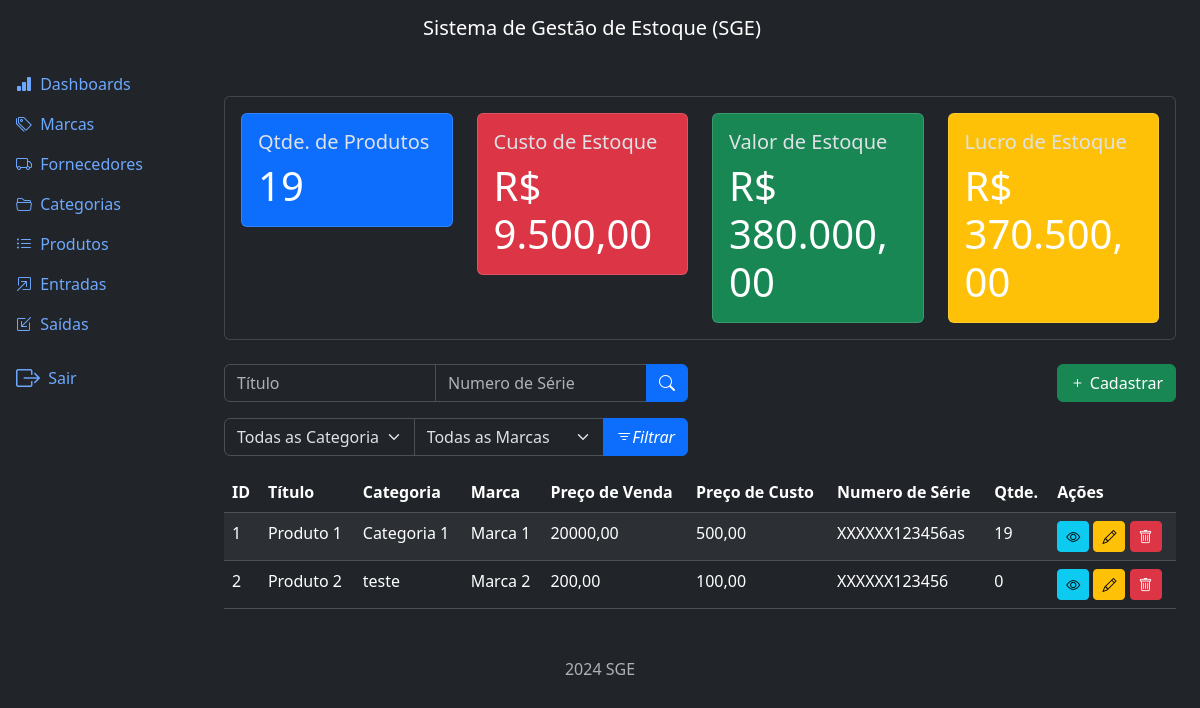
The app's page /products/list/ (signed in), older data.
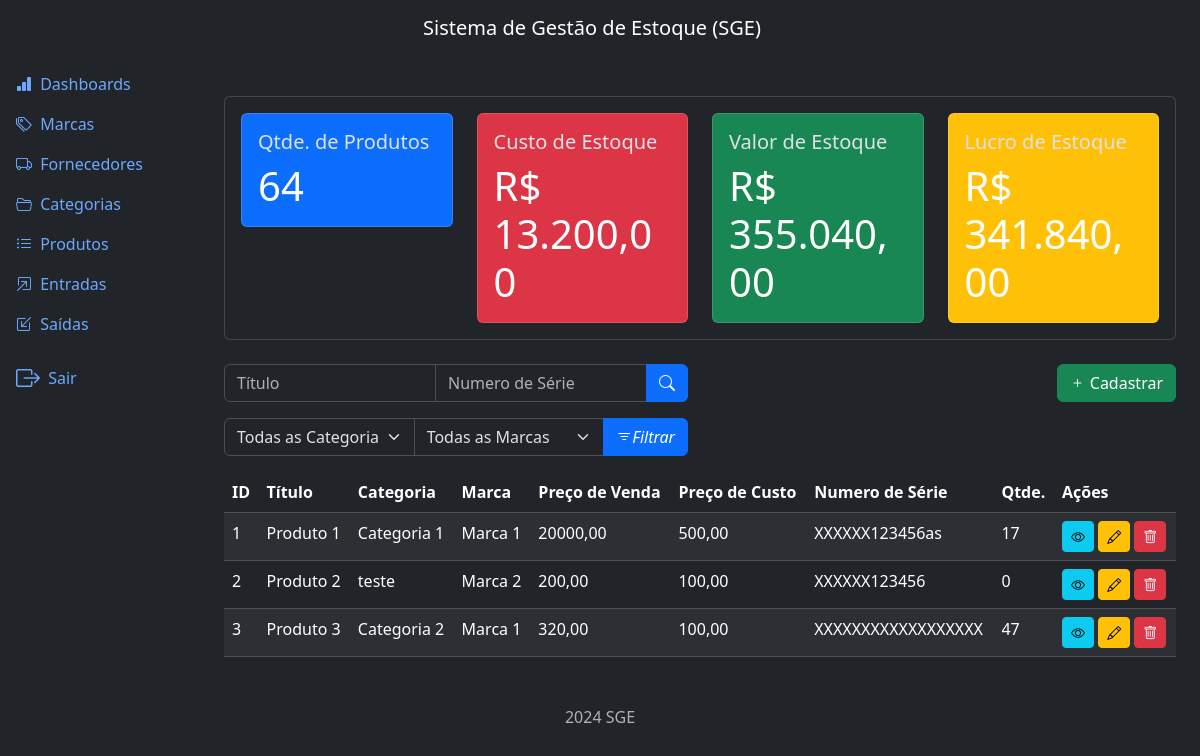
The same page, newer data.
### products/models.py (models this page shows, shortened)
class Product(models.Model):
    title = models.CharField(max_length=500)
    category = models.ForeignKey(
        Category, on_delete=models.PROTECT, related_name='products')
    brand = models.ForeignKey(
        Brand, on_delete=models.PROTECT, related_name='products')
    description = models.TextField(null=True, blank=True)
    serie_number = models.CharField(max_length=200, null=True, blank=True)
    cost_price = models.DecimalField(max_digits=20, decimal_places=2)
    selling_price = models.DecimalField(max_digits=20, decimal_places=2)
    quantity = models.IntegerField(default=0)
    created_at = models.DateTimeField(auto_now_add=True)
    updated_at = models.DateTimeField(auto_now=True)
    class Meta:
        ordering = ['title']

### categories/models.py (models this page shows)
class Category(models.Model):
    name = models.CharField(max_length=500)
    description = models.TextField(null=True, blank=True)
    created_at = models.DateTimeField(auto_now_add=True)
    updated_at = models.DateTimeField(auto_now=True)
    class Meta:
        ordering = ['name']
    def __str__(self):
        return self.name

### brands/models.py (models this page shows)
class Brand(models.Model):
    name = models.CharField(max_length=500)
    description = models.TextField(null=True, blank=True)
    created_at = models.DateTimeField(auto_now_add=True)
    updated_at = models.DateTimeField(auto_now=True)
    class Meta:
        ordering = ['name']
    def __str__(self):
        return self.name

### products/views.py (the view)
# urls.py: path('list/', views.ProductListView.as_view(), name='list'),
class ProductListView(LoginRequiredMixin, ListView):
    model = Product
    template_name = 'product_list.html'
    context_object_name = 'products'
    paginate_by = 5
    permission_required = 'products.view_product'
    def get_queryset(self):
        qs = super().get_queryset()
        title = self.request.GET.get('title')
        category = self.request.GET.get('category')
        brand = self.request.GET.get('brand')
        ns = self.request.GET.get('serie_number')
        if title:
            qs = qs.filter(title__icontains=title)
        if ns:
            qs = qs.filter(serie_number__icontains=ns)
        if category:
            qs = qs.filter(category__id=category)
        if brand:
            qs = qs.filter(brand__id=brand)
        return qs
    def get_context_data(self, **kwargs):
        context = super().get_context_data(**kwargs)
        context['categories'] = Category.objects.all()
        context['brands'] = Brand.objects.all()
        context['product_metrics'] = metrics.get_products_metrics()
        return context

### project/metrics.py (called while the page is built)
def get_products_metrics():
    products = Product.objects.all()
    total_cost_price = sum(product.cost_price *
                           product.quantity for product in products)
    total_selling_price = sum(product.selling_price *
                              product.quantity for product in products)
    total_quantity = sum(product.quantity for product in products)
    total_profit = total_selling_price - total_cost_price
    return dict(
        total_cost_price=number_format(
            total_cost_price, decimal_pos=2, force_grouping=True),
        total_selling_price=number_format(
            total_selling_price, decimal_pos=2, force_grouping=True),
        total_quantity=total_quantity,
        total_profit=number_format(
            total_profit, decimal_pos=2, force_grouping=True)
    )

### products/templates/product_list.html (shortened to what this page needs)
{% extends "base.html" %}
{% block content %}
  {% if perms.products.view_product and perms.inflows.view_inflow %}
    {% include "components/product_metrics.html" %}
  {% endif %}
  <div class="row mb-3">
    <div class="col-md-6">
      <form method="GET" action="{% url "product:list" %}">
        <div class="input-group">
          <input type="text" class="form-control" name="title" placeholder="Título" value="{{request.GET.title}}">
          <input type="text" class="form-control" name="serie_number" placeholder="Numero de Série" value="{{request.GET.serie_number}}">
          <button type="submit" class="btn btn-primary">
            <i class="bi bi-search"></i>
          </button>
        </div>
      </form>
    </div>
    {% if perms.products.change_product %}
      <div class="col-md-6">
        <a href="{% url "product:create" %}" class="btn btn-success float-end" >
          <i class="bi bi-plus"></i>
          Cadastrar
        </a>
      </div>
    {% endif %}
  </div>
  <div class="row mb-3">
    <div class="col-md-6">
      <form method="GET" action="{% url "product:list" %}">
        <div class="input-group">
          <select class="form-select" name="category">
            <option value="" {% if not request.GET.category %} selected {% endif %}>Todas as Categorias</option>
          </select>
          <select class="form-select" name="brand">
            <option value="" {% if not request.GET.brand %} selected {% endif %}>Todas as Marcas</option>
          </select>
          <button type="submit" class="btn btn-primary"><i class="bi bi-filter">Filtrar</i></button>
        </div>
      </form>
    </div>
  </div>
  <div class="table-responsive">
    <table class="table table-striped table-border">
      <thead class="table-dark">
        <tr>
          <th>ID</th>
          <th>Título</th>
          <th>Categoria</th>
          <th>Marca</th>
          <th>Preço de Venda</th>
          <th>Preço de Custo</th>
          <th>Numero de Série</th>
          <th>Qtde.</th>
          <th>Ações</th>
        </tr>
      </thead>
      <tbody>
        {% for product in products %}
          <tr>
            <td>{{ product.id }}</td>
            <td>{{ product.title }}</td>
            <td>{{ product.category }}</td>
            <td>{{ product.brand }}</td>
            <td>{{ product.selling_price }}</td>
            <td>{{ product.cost_price}}</td>
            <td>{{ product.serie_number}}</td>
            <td>{{ product.quantity}}</td>
            <td>
              <a href="{% url "product:detail" product.id %}" class="btn btn-info btn-sm"><i class="bi bi-eye"></i></a>
              {% if perms.products.change_product %}
                <a href="{% url "product:update" product.id %}" class="btn btn-warning btn-sm"><i class="bi bi-pencil"></i></a>
              {% endif %}
              {% if perms.products.delete_product %}
                <a href="{% url "product:delete" product.id %}" class="btn btn-danger btn-sm"><i class="bi bi-trash"></i></a>
              {% endif %}
            </td>
          </tr>
        {% endfor %}
      </tbody>
    </table>
  </div>
{% endblock content %}

Row changes from the older to the newer data that the page shows:
changed Product "Produto 1": quantity "19" → "17"
added Product: id "3", title "Produto 3", category "Categoria 2", brand "Marca 1", selling_price "320,00", cost_price "100,00", serie_number "XXXXXXXXXXXXXXXXXX", quantity "47"
Text that changed along with them:
{{ product_metrics.total_quantity }}: "19" → "64"
{{ product_metrics.total_cost_price }}: "9.500,00" → "13.200,00"
{{ product_metrics.total_selling_price }}: "380.000,00" → "355.040,00"
{{ product_metrics.total_profit }}: "370.500,00" → "341.840,00"
